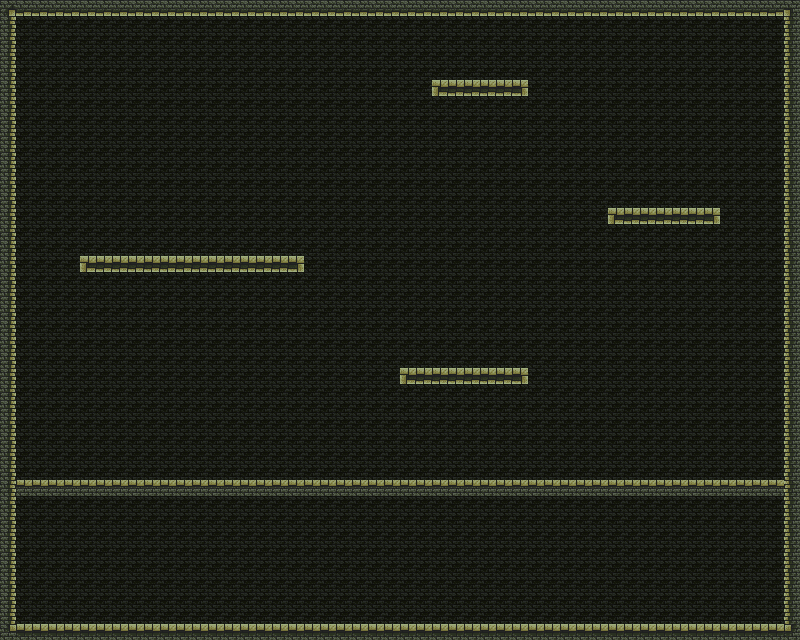

A level layout from a 2D game, rendered from its tile map. Below: a short description, then the map file with tile-grid data replaced by summaries:
An orthogonal 50x40 tile map with 16x16 px tiles, 2 tile layers (background, Tile Layer 1), 3 tilesets and 61 objects.

<map version="1.2" tiledversion="1.2.4" orientation="orthogonal" renderorder="right-down" width="50" height="40" tilewidth="16" tileheight="16" infinite="0" nextlayerid="8" nextobjectid="99">
 <tileset firstgid="1" name="colored" tilewidth="16" tileheight="16" spacing="1" tilecount="1024" columns="32">
  <image source="../img/tiles/colored_transparent.png" width="543" height="543" />
 </tileset>
 <tileset firstgid="1025" source="objects.tsx" />
 <tileset firstgid="1039" source="Dungeon.tsx" />
 <layer id="7" name="background" width="50" height="40">
  <data>[2000 cells, 2000 non-empty, 1 distinct tile ids]</data>
 </layer>
 <layer id="1" name="Tile Layer 1" width="50" height="40">
  <data>[2000 cells, 259 non-empty, 12 distinct tile ids]</data>
 </layer>
 <objectgroup id="5" name="upgrades">
  <object id="75" gid="1029" x="634" y="206" width="19" height="32" />
  <object id="92" x="85.5" y="566.5" width="83" height="19">
   <text wrap="1" color="#ffffff">spikes</text>
  </object>
  <object id="94" x="87.5" y="171.5" width="83" height="19">
   <text wrap="1" color="#ffffff">enemies</text>
  </object>
  <object id="95" x="356.5" y="43.5" width="83" height="19">
   <text wrap="1" color="#ffffff">door</text>
  </object>
  <object id="96" x="677.5" y="154.5" width="83" height="19">
   <text wrap="1" color="#ffffff">upgrade</text>
  </object>
  <object id="97" x="61.5" y="401.5" width="83" height="19">
   <text wrap="1" color="#ffffff">movement</text>
  </object>
  <object id="98" x="391.5" y="297.5" width="83" height="19">
   <text wrap="1" color="#ffffff">weapons</text>
  </object>
 </objectgroup>
 <objectgroup id="3" name="reverse">
  <object id="86" gid="1037" x="304" y="258" width="16" height="32" />
  <object id="87" gid="1037" x="65" y="258" width="16" height="32" />
 </objectgroup>
 <objectgroup id="2" name="enemies">
  <object id="72" gid="1035" x="146" y="249" width="24" height="40" />
  <object id="73" gid="1035" x="237" y="250" width="24" height="40" />
 </objectgroup>
 <objectgroup id="4" name="doors">
  <object id="14" gid="290" x="70" y="479" width="24" height="24">
   <properties>
    <property name="Exit" type="bool" value="false" />
   </properties>
  </object>
  <object id="15" gid="291" x="466" y="77" width="24" height="24">
   <properties>
    <property name="Exit" type="bool" value="true" />
   </properties>
  </object>
 </objectgroup>
 <objectgroup id="6" name="traps">
  <object id="20" gid="23" x="16" y="624" width="16" height="16" />
  <object id="21" gid="23" x="32" y="624" width="16" height="16" />
  <object id="22" gid="23" x="48" y="624" width="16" height="16" />
  <object id="23" gid="23" x="80" y="624" width="16" height="16" />
  <object id="24" gid="23" x="64" y="624" width="16" height="16" />
  <object id="25" gid="23" x="96" y="624" width="16" height="16" />
  <object id="26" gid="23" x="112" y="624" width="16" height="16" />
  <object id="27" gid="23" x="128" y="624" width="16" height="16" />
  <object id="28" gid="23" x="144" y="624" width="16" height="16" />
  <object id="29" gid="23" x="160" y="624" width="16" height="16" />
  <object id="30" gid="23" x="176" y="624" width="16" height="16" />
  <object id="31" gid="23" x="192" y="624" width="16" height="16" />
  <object id="32" gid="23" x="208" y="624" width="16" height="16" />
  <object id="33" gid="23" x="224" y="624" width="16" height="16" />
  <object id="34" gid="23" x="240" y="624" width="16" height="16" />
  <object id="35" gid="23" x="256" y="624" width="16" height="16" />
  <object id="36" gid="23" x="272" y="624" width="16" height="16" />
  <object id="37" gid="23" x="304" y="624" width="16" height="16" />
  <object id="38" gid="23" x="320" y="624" width="16" height="16" />
  <object id="39" gid="23" x="288" y="624" width="16" height="16" />
  <object id="40" gid="23" x="336" y="624" width="16" height="16" />
  <object id="41" gid="23" x="352" y="624" width="16" height="16" />
  <object id="42" gid="23" x="368" y="624" width="16" height="16" />
  <object id="43" gid="23" x="400" y="624" width="16" height="16" />
  <object id="44" gid="23" x="384" y="624" width="16" height="16" />
  <object id="45" gid="23" x="416" y="624" width="16" height="16" />
  <object id="46" gid="23" x="432" y="624" width="16" height="16" />
  <object id="47" gid="23" x="448" y="624" width="16" height="16" />
  <object id="48" gid="23" x="464" y="624" width="16" height="16" />
  <object id="49" gid="23" x="480" y="624" width="16" height="16" />
  <object id="50" gid="23" x="496" y="624" width="16" height="16" />
  <object id="51" gid="23" x="528" y="624" width="16" height="16" />
  <object id="52" gid="23" x="512" y="624" width="16" height="16" />
  <object id="53" gid="23" x="544" y="624" width="16" height="16" />
  <object id="54" gid="23" x="560" y="624" width="16" height="16" />
  <object id="55" gid="23" x="576" y="624" width="16" height="16" />
  <object id="56" gid="23" x="592" y="624" width="16" height="16" />
  <object id="57" gid="23" x="608" y="624" width="16" height="16" />
  <object id="58" gid="23" x="624" y="624" width="16" height="16" />
  <object id="59" gid="23" x="640" y="624" width="16" height="16" />
  <object id="60" gid="23" x="656" y="624" width="16" height="16" />
  <object id="61" gid="23" x="672" y="624" width="16" height="16" />
  <object id="62" gid="23" x="688" y="624" width="16" height="16" />
  <object id="63" gid="23" x="704" y="624" width="16" height="16" />
  <object id="64" gid="23" x="720" y="624" width="16" height="16" />
  <object id="65" gid="23" x="736" y="624" width="16" height="16" />
  <object id="66" gid="23" x="752" y="624" width="16" height="16" />
  <object id="67" gid="23" x="768" y="624" width="16" height="16" />
 </objectgroup>
</map>
